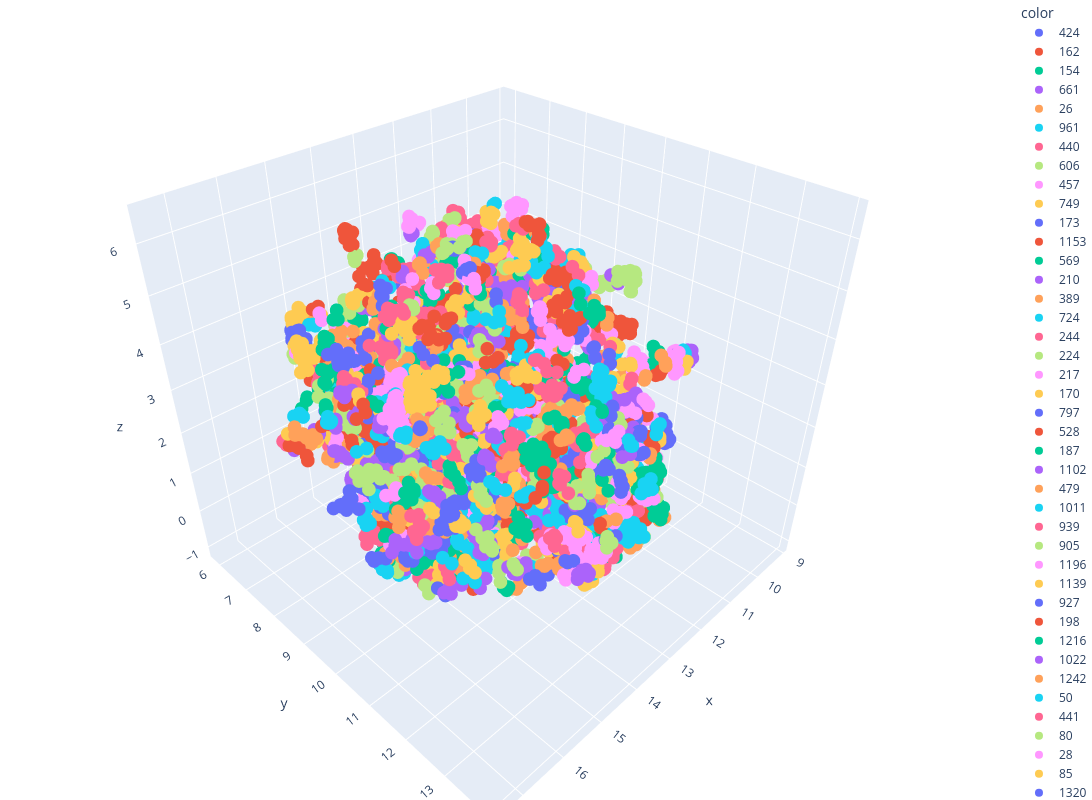

The notebook cell saved with this chart:
### Code cell
fig1 = px.scatter_3d(
    x=coords_clean[:,0],
    y=coords_clean[:,1],
    z=coords_clean[:,2],
    color=clusters_clean.astype(str),
    hover_name=df_clean["names"]
)

fig1.update_layout(
    width=1200,
    height=800,
    margin=dict(l=0, r=0, t=0, b=0),
    scene=dict(
        aspectmode='data'
    )
)

fig1.show()
